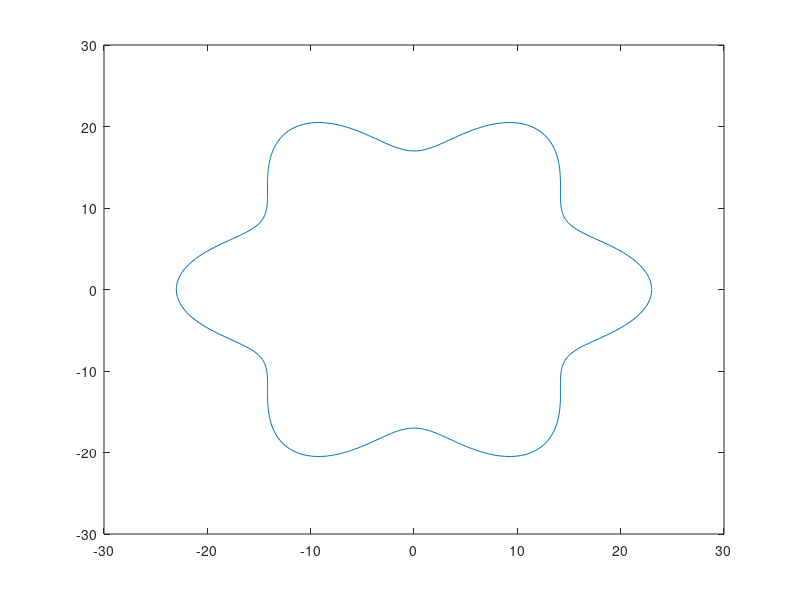

MATLAB code to generate this figure:
%%code to generate surface for Kaylee's simulation
clear;
clc;
rcyl = 20; %radius of cylinder in micron
amp = 3; %amplitude of undulation
n = 3; %number of rotations
ctr = 1; %ctr for making array
for theta = 0:.01:2*pi
    res(ctr,1) = (rcyl + amp*cos(2*n*theta))*cos(theta);
    res(ctr,2) = (rcyl + amp*cos(2*n*theta))*sin(theta);
    ctr = ctr+1;
end
dlmwrite('surf3d.txt',res,'delimiter',' ');
plot(res(:,1),res(:,2));